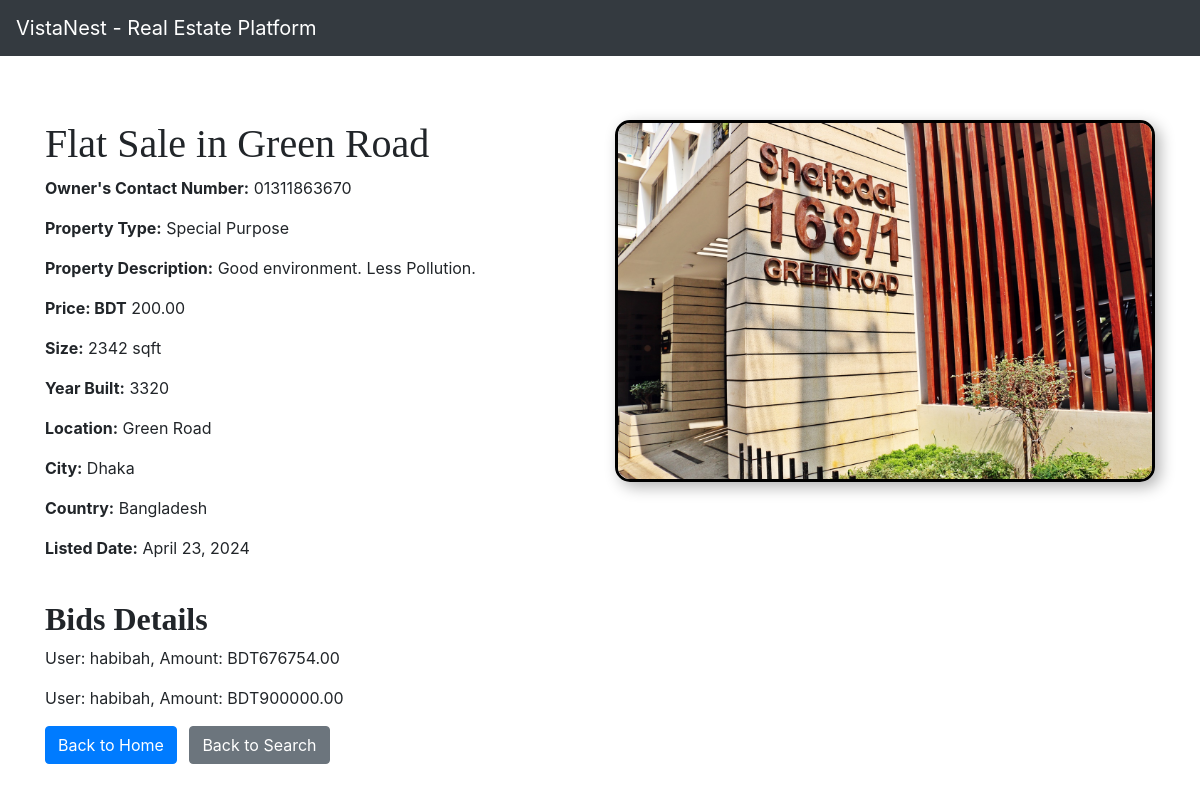
Screenshot of /details/14 with the database file from the repository.
### platforms/models.py (models this page shows, shortened)
class Platform(models.Model):
    property_type_choices = [
        ('Residential', 'Residential'),
        ('Commercial', 'Commercial'),
        ('Land', 'Land'),
        ('Industrial', 'Industrial'),
        ('Special Purpose', 'Special Purpose')
    ]
    owner_contact_number = models.CharField(max_length=15, blank=True, null=True)
    title = models.CharField(max_length=100)
    description = models.TextField(default="This Property is mindblowing!")
    property_type = models.CharField(max_length=20, choices=property_type_choices)
    price = models.DecimalField(max_digits=10, decimal_places=2)
    size_sqft = models.PositiveIntegerField()
    year_built = models.PositiveIntegerField()
    location = models.CharField(max_length=100)
    city = models.CharField(max_length=50)
    country = models.CharField(max_length=50)
    listed_date = models.DateField(auto_now_add=True)
    image = models.ImageField(default='houses.png', blank=True)

class Bid(models.Model):
    user = models.ForeignKey(User, on_delete=models.CASCADE)
    property = models.ForeignKey(Platform, on_delete=models.CASCADE, related_name='bids')
    amount = models.DecimalField(max_digits=10, decimal_places=2)
    bid_status = models.CharField(max_length=20, choices=[
        ('Pending', 'Pending'),
        ('Accepted', 'Accepted'),
        ('Rejected', 'Rejected')
    ], default='Pending')
    date_placed = models.DateTimeField(auto_now_add=True)

### mysite/views.py (the view)
# urls.py: path('details/<int:property_id>', views.details, name='details'),
def details(request, property_id):
    platform = get_object_or_404(Platform, pk=property_id)
    bids = platform.bids.all().select_related('user')
    return render(request, 'details.html', {
    "platform": platform,  'bids': bids,
  })

### templates/details.html (shortened to what this page needs)
<!DOCTYPE html>
<html lang="en">
<head>
    <link rel="stylesheet" href="https://stackpath.bootstrapcdn.com/bootstrap/4.3.1/css/bootstrap.min.css">
    <link rel="stylesheet" href="https://use.fontawesome.com/releases/v5.8.1/css/all.css">
</head>
<body>
    <nav class="navbar navbar-expand-md navbar-dark bg-dark fixed-top">
        <a class="navbar-brand" href="#">VistaNest - Real Estate Platform</a>
    </nav>
    <br><br><br>
    <div class="container mt-5">
        <div class="row">
            <div class="col-md-6">
                <h1 style="font-family: 'Montserrat';">{{ platform.title }}</h1>
                <p><strong>Owner's Contact Number:</strong> {{ platform.owner_contact_number }}</p>
                <p><strong>Property Type:</strong> {{ platform.property_type }}</p>
                <p><strong>Property Description:</strong> {{ platform.description }}</p>
                <p><strong>Price: BDT</strong> {{ platform.price }}</p>
                <p><strong>Size:</strong> {{ platform.size_sqft }} sqft</p>
                <p><strong>Year Built:</strong> {{ platform.year_built }}</p>
                <p><strong>Location:</strong> {{ platform.location }}</p>
                <p><strong>City:</strong> {{ platform.city }}</p>
                <p><strong>Country:</strong> {{ platform.country }}</p>
                <p><strong>Listed Date:</strong> {{ platform.listed_date }}</p>
            </div>
            <div class="col-md-6">
                <img src="{{ platform.image.url }}" alt="Property Image" class="bordered-image img-fluid" style="max-width: 100%; height: auto; border: 3px solid black; border-radius: 15px; box-shadow: 5px 5px 15px rgba(0, 0, 0, 0.3);">
            </div>
        </div>
        <br>
        <h2 style="font-family: 'Montserrat';"><b>Bids Details</b></h2>
        <div id="bids" class="mb-3">
            {% for bid in bids %}
                <p>User: {{ bid.user.username }}, Amount: BDT{{ bid.amount }}</p>
            {% empty %}
                <p>No bids available for this property.</p>
            {% endfor %}
        </div>
        <a href="{% url 'home' %}" class="btn btn-primary">Back to Home</a>
        <a href="{% url 'search' %}" class="btn btn-secondary ml-2">Back to Search</a>
</body>
</html>

### rows the page displays
Platform: title "Flat Sale in Green Road", owner_contact_number "01311863670", property_type "Special Purpose", description "Good environment. Less Pollution.", price "200.00", size_sqft "2342", year_built "3320", location "Green Road", city "Dhaka", country "Bangladesh", listed_date "April 23, 2024", image (picture)
Bid: user.username "habibah", amount "676754.00"
Bid: user.username "habibah", amount "900000.00"
